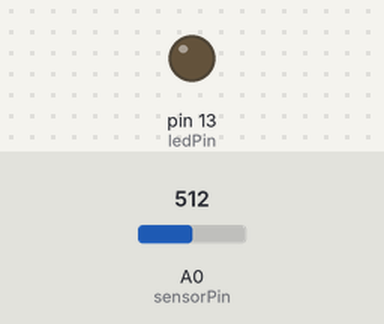
This sketch was run on a simulated Arduino Uno, built with avr-gcc and run on an emulated ATmega328P. Parts: output pins drawn as LEDs (lit = HIGH). The test bench sets the inputs (shaded band); at power-on: A0 (sensorPin) = 512. What the sketch prints to the serial monitor is not drawn.

Above: at 1.2 s.
1.3 s: A0 (sensorPin) set to 652
2.8 s: A0 (sensorPin) set to 668
At 3.1 s:
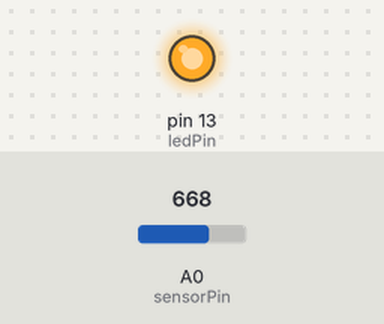
4.3 s: A0 (sensorPin) set to 650
At 5.4 s:
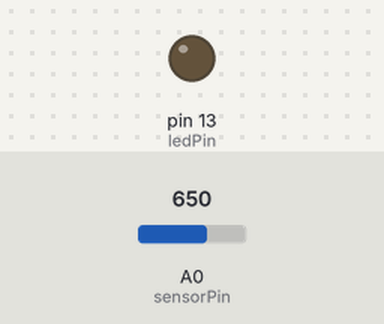
5.8 s: A0 (sensorPin) set to 670
At 6.5 s:
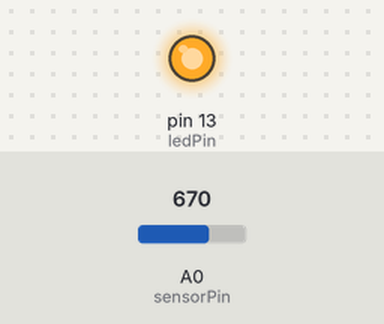
Timing chart, 0 to 8.3 s (numbered marks = the images above; inputs shaded):
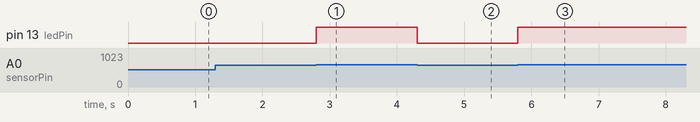

The sketch:

kaeru.ino
```cpp
const int sensorPin = A0;
const int ledPin = 13;
const int threshold = 660;    // テストで確定したしきい値(3.3kΩ)
const int targetCount = 1;    // 担当楽器の起動に必要な点滅回数

boolean isLightOn = false;
int currentCount = 0;
unsigned long lastLightTime = 0;
const unsigned long timeout = 1000;

void setup() {
  // 設計書通りの高速通信
  Serial.begin(115200);
  pinMode(ledPin, OUTPUT);
}

void loop() {
  int sensorValue = analogRead(sensorPin);
  unsigned long currentTime = millis(); // 現在の時刻を取得

  // 【点滅の検知】暗状態から明状態への変化を捉える
  if (sensorValue > threshold && isLightOn == false) {
    isLightOn = true;
    currentCount++;
    digitalWrite(ledPin, HIGH); // 検知した瞬間に基板LEDを点灯

    lastLightTime = currentTime;

    delay(50); //二重カウント防止
  }
  // 【消灯の検知】
  else if (sensorValue <= threshold && isLightOn == true) {
    isLightOn = false;
    digitalWrite(ledPin, LOW);
    delay(50); // ノイズ対策
  }

  // 【まとまりの終了判定】光が途絶えてから一定時間（timeout）経過したか？
  // かつ、1回以上カウントされている場合のみ処理する
  if (currentCount > 0 && (currentTime - lastLightTime > timeout)) {

    // 一連の点滅が終わった！最終的なカウント数が自分の目標と一致しているか？
    if (currentCount == targetCount) {
      Serial.write(255);      // 一致していればProcessingへ送信！
      // 連続発火を防ぐための待機が必要な場合はここに入れる
      // delay(1000);
    }

    // 一致していてもしていなくても、判定が終わったらカウントを0に戻す
    currentCount = 0;
  }
}
```

Measured:
- the behaviour switches between 660 and 661 on A0 (sensorPin) (found by bisection; images 0 and 1)
- after the input at 1.3 s, every drawn part: stays the same
- after the input at 2.8 s, pin 13 (ledPin): LOW → HIGH at once
- after the input at 4.3 s, pin 13 (ledPin): HIGH → LOW at once
- after the input at 5.8 s, pin 13 (ledPin): LOW → HIGH at once
